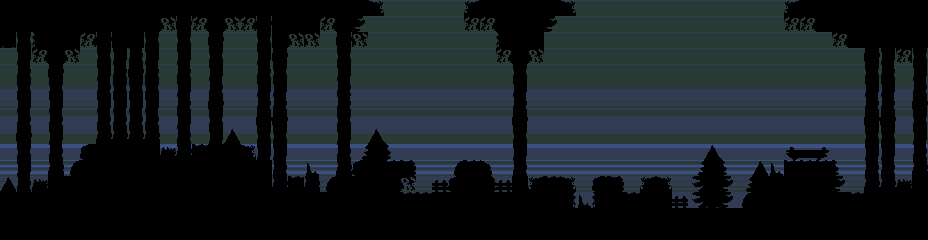

This is a level from a 2D game, rendered from its Tiled map with the project's own tilesets. A one-line summary and the map file follow, with tile-layer data summarised:
An orthogonal 58x15 tile map with 16x16 px tiles, 2 tile layers (background, silhouette).

<map version="1.0" orientation="orthogonal" renderorder="right-down" width="58" height="15" tilewidth="16" tileheight="16" nextobjectid="1">
 <tileset firstgid="1" name="Hamond_background" tilewidth="16" tileheight="16">
  <image source="../graphics/levels/Hamond_background.png" trans="ff00ff" width="224" height="144" />
 </tileset>
 <layer name="background" width="58" height="15">
  <data>[870 cells, 870 non-empty, 9 distinct tile ids]</data>
 </layer>
 <layer name="silhouette" width="58" height="15">
  <data>[870 cells, 500 non-empty, 37 distinct tile ids]</data>
 </layer>
</map>
